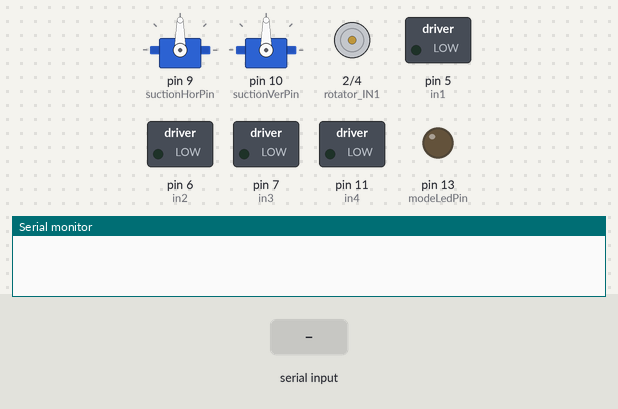
The sketch below on a simulated Arduino Uno, built with avr-gcc and run on an emulated ATmega328P. Shown: 2 × servo, motor-driver pin pairs drawn as motors (green arrow = first pin HIGH = forward, orange = second pin HIGH = backward, longer = more drive), switched loads named in the sketch (green lamp = pin HIGH), output pins drawn as LEDs (lit = HIGH), the last lines printed to the serial monitor. Inputs (shaded band) come from the test bench.

Above: at 1.2 s.
1.3 s: "U" received over Serial
At 1.7 s:
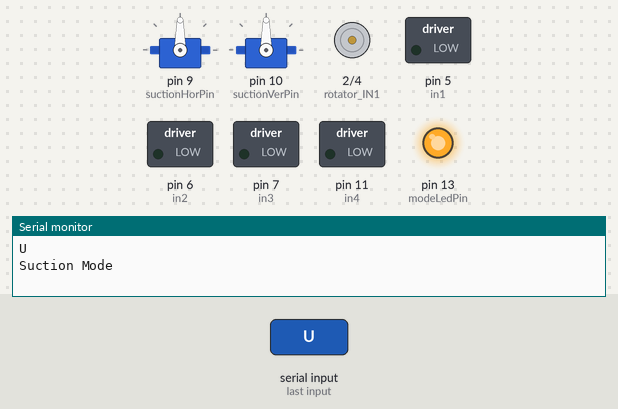
2.8 s: "F" received over Serial
At 4.1 s:
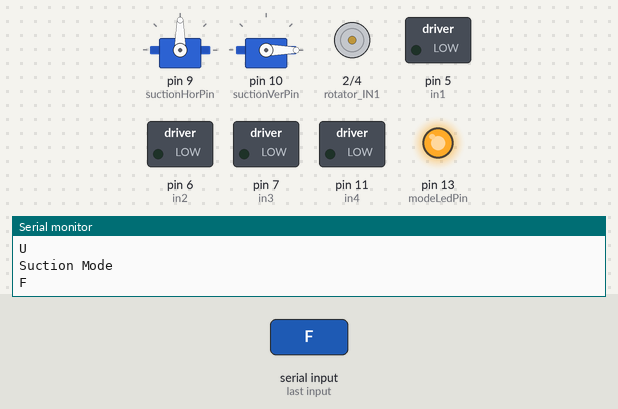
5.8 s: "L" received over Serial
At 7.2 s:
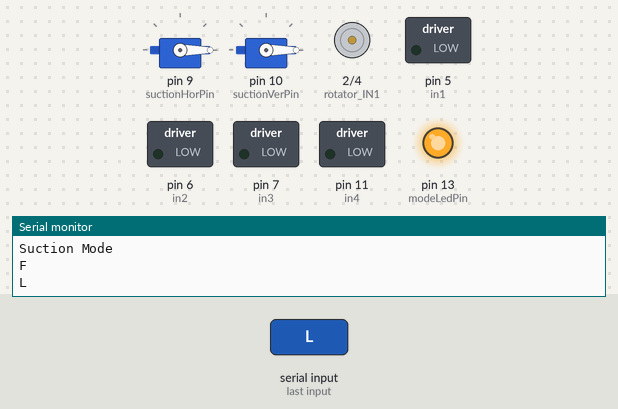
8.8 s: "C" received over Serial
11.8 s: "U" received over Serial
At 13.0 s:
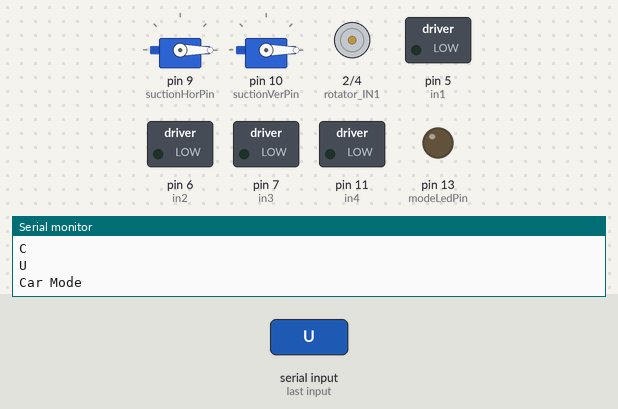
13.3 s: byte 87 ('W') received over Serial
At 14.4 s:
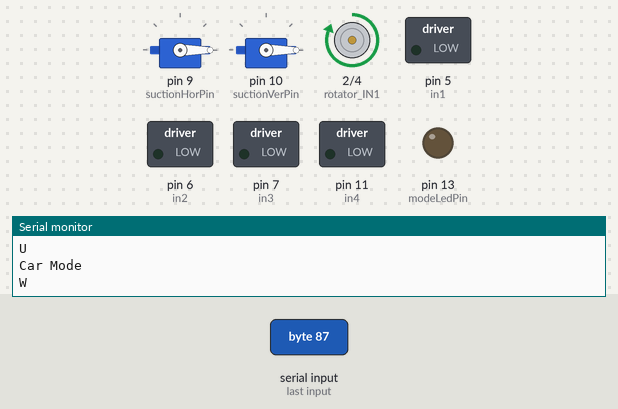
Timing chart, 0 to 15.8 s (numbered marks = the images above; inputs shaded):
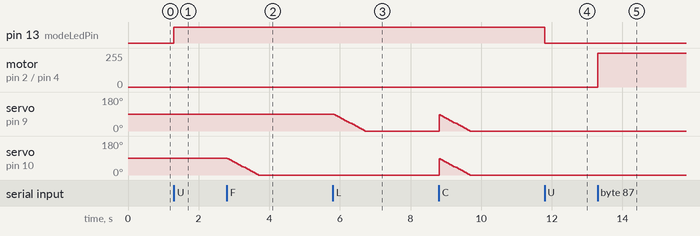

Measured:
- after the input at 1.3 s, pin 13 (modeLedPin): LOW → HIGH at once
- after the input at 2.8 s, servo on pin 10 (suctionVerPin): moves from 90° to 0° over 0.87 s, starting at once
- after the input at 5.8 s, servo on pin 9 (suctionHorPin): moves from 90° to 0° over 0.87 s, starting at once
- after the input at 11.8 s, pin 13 (modeLedPin): HIGH → LOW at once
- after the input at 13.3 s, motor on pin 2 (rotator_IN1) / pin 4 (rotator_IN2): stopped → forward 255/255 at once

The sketch:

SuctionCar.ino
```cpp
#include <Servo.h>

// --- Main L298N Motor Driver (4 wheels) ---
const int in1 = 5;
const int in2 = 6;
const int in3 = 7;
const int in4 = 11;

// --- Rotator Motor on Second L298N Driver ---
const int rotator_IN1 = 2;
const int rotator_IN2 = 4;

// --- Servo Motors for Suction Arm ---
Servo suction_hor;  // Horizontal (left-right)
Servo suction_ver;  // Vertical (up-down)

const int suctionHorPin = 9;
const int suctionVerPin = 10;

// --- Control Flags ---
bool moveForward = false;
bool moveBackward = false;
bool turnLeft = false;
bool turnRight = false;
bool dcRotate = false;

// --- Suction Control Flags ---
bool isSuctionLeftToggled = false;
bool isSuctionRightToggled = false;
bool isSuctionUpToggled = false;
bool isSuctionDownToggled = false;

// --- Mode Toggle ---
bool suctionControlMode = false;  // false = car mode, true = suction mode

// --- Built-in LED for Mode Indication ---
const int modeLedPin = LED_BUILTIN;

// --- Suction Arm Servo Angles ---
int suctionHorAngle = 90;  // Centered horizontal
int suctionVerAngle = 90;  // Centered vertical

const int angleStep = 5;
const unsigned long servoDelay = 50;  // ms
unsigned long lastServoUpdate = 0;

// --- Motor Speed ---
int Speed_of_car = 204;

void setup() {
  pinMode(in1, OUTPUT);
  pinMode(in2, OUTPUT);
  pinMode(in3, OUTPUT);
  pinMode(in4, OUTPUT);

  pinMode(rotator_IN1, OUTPUT);
  pinMode(rotator_IN2, OUTPUT);

  pinMode(modeLedPin, OUTPUT);
  digitalWrite(modeLedPin, LOW);

  suction_hor.attach(suctionHorPin);
  suction_ver.attach(suctionVerPin);
  suction_hor.write(suctionHorAngle);
  suction_ver.write(suctionVerAngle);

  Serial.begin(9600);
}

void loop() {
  if (!suctionControlMode) {
    if (moveForward) forward();
    else if (moveBackward) back();
    else if (turnLeft) left();
    else if (turnRight) right();
    else Stop();
  } else {
    Stop();
  }

  digitalWrite(rotator_IN1, dcRotate ? HIGH : LOW);
  digitalWrite(rotator_IN2, LOW);

  if (millis() - lastServoUpdate > servoDelay) {
    lastServoUpdate = millis();

    if (isSuctionLeftToggled) {
      suctionHorAngle = max(0, suctionHorAngle - angleStep);
      suction_hor.write(suctionHorAngle);
    } else if (isSuctionRightToggled) {
      suctionHorAngle = min(180, suctionHorAngle + angleStep);
      suction_hor.write(suctionHorAngle);
    }

    if (isSuctionUpToggled) {
      suctionVerAngle = max(0, suctionVerAngle - angleStep);
      suction_ver.write(suctionVerAngle);
    } else if (isSuctionDownToggled) {
      suctionVerAngle = min(180, suctionVerAngle + angleStep);
      suction_ver.write(suctionVerAngle);
    }
  }

  if (Serial.available() > 0) {
    char command = (char)Serial.read();
    Serial.println(command);

    if (command == 'U') {
      suctionControlMode = !suctionControlMode;
      digitalWrite(modeLedPin, suctionControlMode ? HIGH : LOW);
      Serial.println(suctionControlMode ? "Suction Mode" : "Car Mode");

      moveForward = moveBackward = turnLeft = turnRight = false;
      isSuctionLeftToggled = isSuctionRightToggled = false;
      isSuctionUpToggled = isSuctionDownToggled = false;
      return;
    }

    if (suctionControlMode) {
      switch (command) {
        case 'F': isSuctionUpToggled = true; break;
        case 'f': isSuctionUpToggled = false; break;
        case 'B': isSuctionDownToggled = true; break;
        case 'b': isSuctionDownToggled = false; break;
        case 'L': isSuctionLeftToggled = true; break;
        case 'l': isSuctionLeftToggled = false; break;
        case 'R': isSuctionRightToggled = true; break;
        case 'r': isSuctionRightToggled = false; break;
        case 'C':
          suctionHorAngle = 90;
          suctionVerAngle = 90;
          suction_hor.write(suctionHorAngle);
          suction_ver.write(suctionVerAngle);
          break;
      }
    } else {
      switch (command) {
        case 'F': moveForward = true; break;
        case 'f': moveForward = false; break;
        case 'B': moveBackward = true; break;
        case 'b': moveBackward = false; break;
        case 'L': turnLeft = true; break;
        case 'l': turnLeft = false; break;
        case 'R': turnRight = true; break;
        case 'r': turnRight = false; break;
        case 'W': dcRotate = true; break;
        case 'w': dcRotate = false; break;
      }
    }
  }
}

void forward() {
  analogWrite(in1, Speed_of_car);
  analogWrite(in2, 0);
  analogWrite(in3, Speed_of_car);
  analogWrite(in4, 0);
}
void back() {
  analogWrite(in1, 0);
  analogWrite(in2, Speed_of_car);
  analogWrite(in3, 0);
  analogWrite(in4, Speed_of_car);
}
void left() {
  analogWrite(in1, 0);
  analogWrite(in2, Speed_of_car);
  analogWrite(in3, Speed_of_car);
  analogWrite(in4, 0);
}
void right() {
  analogWrite(in1, Speed_of_car);
  analogWrite(in2, 0);
  analogWrite(in3, 0);
  analogWrite(in4, Speed_of_car);
}
void Stop() {
  analogWrite(in1, 0);
  analogWrite(in2, 0);
  analogWrite(in3, 0);
  analogWrite(in4, 0);
}
```
